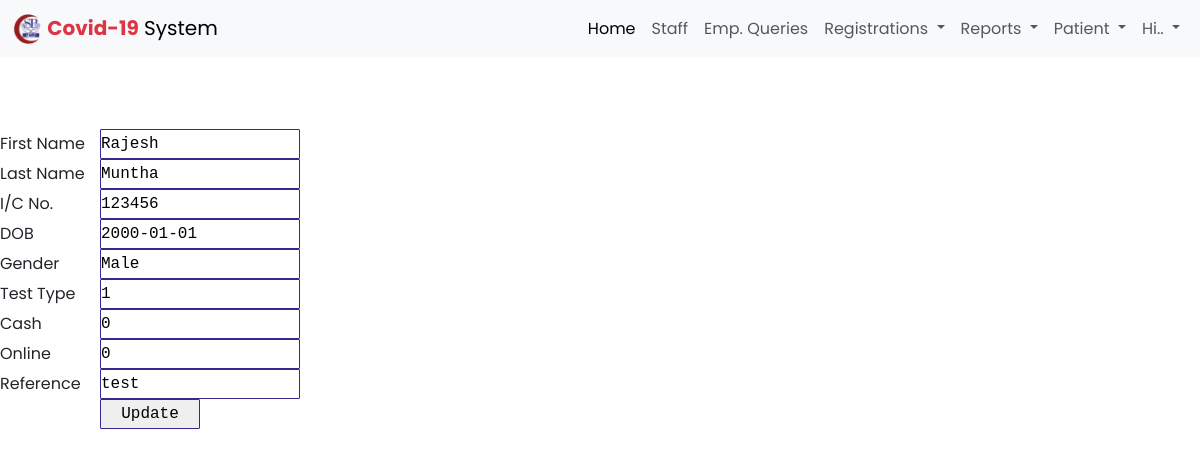
The app's page /update_super_admin.php?id=101496 with its own data.
### tables this page shows
CREATE TABLE `patient` (
  `id` int(11) NOT NULL AUTO_INCREMENT,
  `f_name` varchar(100) NOT NULL,
  `l_name` varchar(200) NOT NULL,
  `gender` varchar(100) NOT NULL,
  `dob` varchar(100) NOT NULL,
  `icno` varchar(100) NOT NULL,
  `validation` varchar(100) NOT NULL,
  `phno` varchar(100) NOT NULL,
  `email` varchar(100) NOT NULL,
  `address` varchar(200) NOT NULL,
  `street` varchar(200) NOT NULL,
  `pincode` varchar(100) NOT NULL,
  `state` varchar(100) NOT NULL,
  `t_type` varchar(100) NOT NULL,
  `t_location` varchar(100) NOT NULL,
  `rm_online` varchar(100) NOT NULL,
  `rm_cash` varchar(100) NOT NULL,
  `p_mode` varchar(100) NOT NULL,
  `p_id` varchar(100) NOT NULL,
  `p_ref` varchar(100) NOT NULL,
  `reg_date` varchar(100) NOT NULL,
  `author` varchar(100) NOT NULL,
  `status` int(11) NOT NULL DEFAULT 0,
  `sys_date` varchar(100) NOT NULL,
  `time` timestamp NOT NULL DEFAULT current_timestamp() ON UPDATE current_timestamp(),
  PRIMARY KEY (`id`)
);

### update_super_admin.php (the view, shortened to what this page needs)
<?php
include_once("header_super_admin.php");
?>
<?php
include "conn.php";
$id = $_GET['id'];
$qry = mysqli_query($conn,"select * from patient where id='$id'");
$data = mysqli_fetch_array($qry);
?>
<table width="500" height="193" border="0" align="center">
  <form method="POST">
 <tr> <td width="100" hight="30">First Name</td><td><input type="text" class="tb1" name="f_name" value="<?php echo $data['f_name'] ?>" placeholder="Enter First Name" Required></td></tr>
  <tr><td width="100">Last Name</td><td><input type="text" name="l_name" class="tb1" value="<?php echo $data['l_name'] ?>" placeholder="Enter Last Name" Required></td></tr>
 <tr><td width="100"> I/C No.</td><td><input type="text" name="icno" class="tb1" value="<?php echo $data['icno'] ?>" placeholder="Enter Valid ICNO" Required></td></tr>
 <tr><td width="80">DOB</td><td><input type="text" name="dob" class="tb1" value="<?php echo $data['dob'] ?>" placeholder="Date Of Birth" Required></td></tr>
 <tr><td width="100">Gender</td><td><input type="text" class="tb1" name="gender" value="<?php echo $data['gender'] ?>" placeholder="Gender" Required></td></tr>
 <tr><td width="100">Test Type</td><td><input type="text" class="tb1" name="t_type" value="<?php echo $data['t_type'] ?>" placeholder="TEST OBTAINED" Required></td></tr>
 <tr><td width="100">Cash</td><td><input type="text" class="tb1" name="rm_cash" value="<?php echo $data['rm_cash'] ?>" placeholder="CASH" Required></td></tr>
 <tr><td width="100">Online</td><td><input type="text" class="tb1" name="rm_online" value="<?php echo $data['rm_online'] ?>" placeholder="ONLINE" Required></td></tr>
 <tr><td width="100">Reference</td><td><input type="text" class="tb1" name="p_ref" value="<?php echo $data['p_ref'] ?>" placeholder="Reference" Required></td></tr>
 <tr><td></td> <td><input type="submit" class="tb2" name="update" value="Update"></td></tr>
</form>
</table>

### css/style.css (style rules this page uses)
* { box-sizing: border-box; }
* { padding: 0px; margin: 0px; font-family: 'poppins', sans-serif; }

### update_super_admin.php (style rules this page uses)
.tb1 { -webkit-border-radius: 5px; -moz-border-radius: 5px; border-radius: 1px; border: 1.5px solid #332b92; font-family: "Courier New", Courier, monospace; outline:0; height:30px; width: 200px; }
.tb2 { -webkit-border-radius: 1px; -moz-border-radius: 1px; border-radius: 1px; border: 1.5px solid #332b92; font-family: "Courier New", Courier, monospace; outline:0; height:30px; width: 100px; }

### records on screen
patient: f_name "Rajesh", l_name "Muntha", icno "123456", dob "2000-01-01", gender "Male", t_type "1", rm_cash "0", rm_online "0", p_ref "test"
